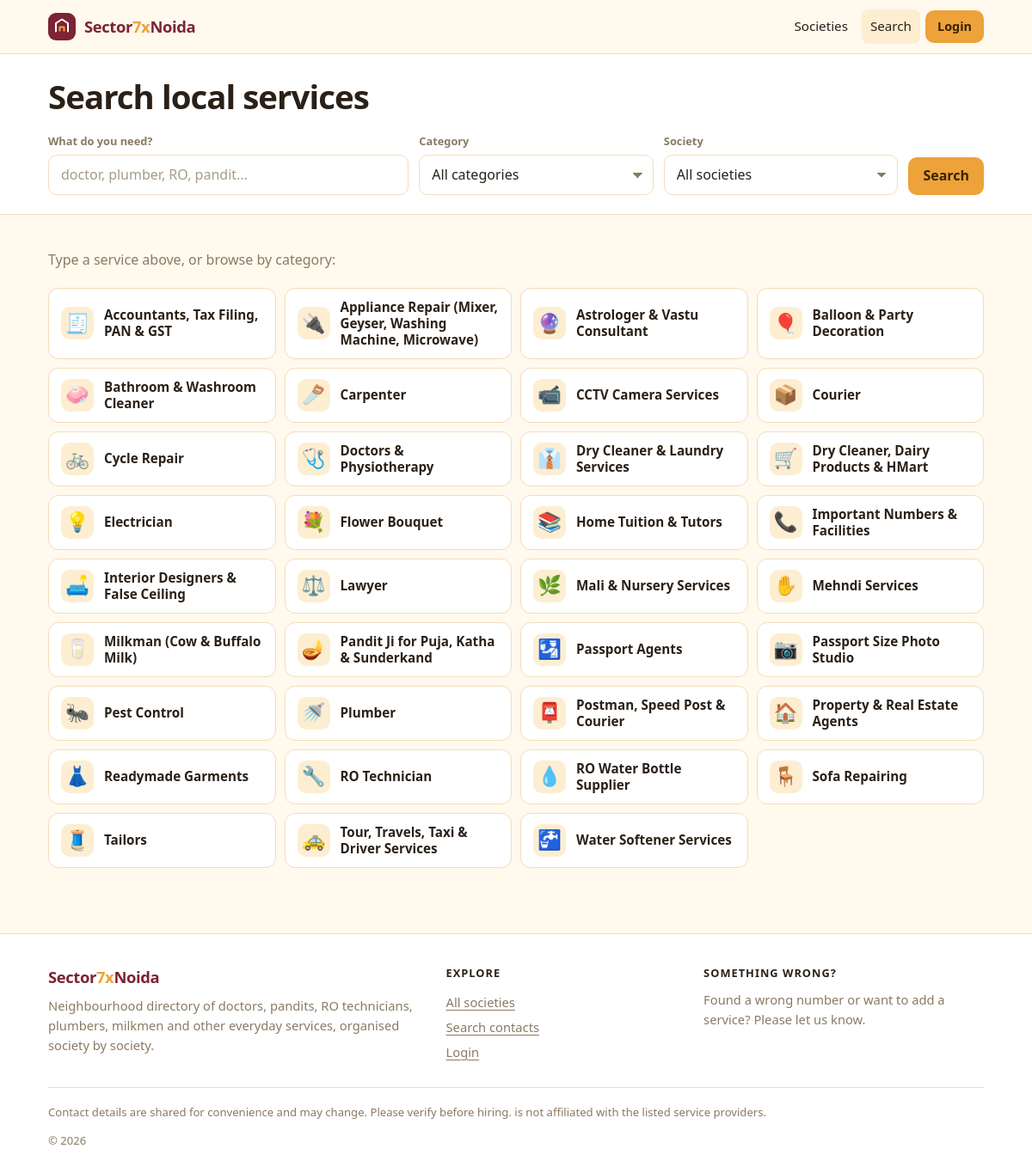
Screenshot of /search with the database file from the repository.
### tables this page shows
CREATE TABLE categories (
  id SMALLINT UNSIGNED NOT NULL AUTO_INCREMENT PRIMARY KEY,
  name VARCHAR(150) NOT NULL,
  slug VARCHAR(100) NOT NULL UNIQUE,
  icon VARCHAR(16) NOT NULL DEFAULT ''
);

### inc/bootstrap.php (called while the page is built, shortened)
<?php
function cfg(string $section, ?string $key = null, $default = null)
{
    $c = $GLOBALS['S7X_CFG'][$section] ?? null;
    if ($key === null) return $c ?? $default;
    return $c[$key] ?? $default;
}
function db(): PDO
{
    static $pdo = null;
    if ($pdo) return $pdo;
    $c = cfg('db');
    $dsn = sprintf('mysql:host=%s;dbname=%s;charset=%s', $c['host'], $c['name'], $c['charset']);
    $pdo = new PDO($dsn, $c['user'], $c['pass'], [
        PDO::ATTR_ERRMODE            => PDO::ERRMODE_EXCEPTION,
        PDO::ATTR_DEFAULT_FETCH_MODE => PDO::FETCH_ASSOC,
        PDO::ATTR_EMULATE_PREPARES   => false,
    ]);
    return $pdo;
}
function e($v): string
{
    return htmlspecialchars((string) $v, ENT_QUOTES | ENT_SUBSTITUTE, 'UTF-8');
}
function base_path(): string
{
    $b = rtrim(str_replace('\\', '/', dirname($_SERVER['SCRIPT_NAME'] ?? '')), '/');
    return $b === '.' ? '' : $b;
}
function url(string $path = '/'): string
{
    return base_path() . '/' . ltrim($path, '/');
}
function render(string $view, array $data = []): void
{
    $data += ['title' => cfg('site', 'name'), 'desc' => cfg('site', 'tagline'), 'canonical' => null, 'robots' => 'index,follow', 'jsonld' => []];
    extract($data, EXTR_SKIP);
    require S7X_ROOT . '/pages/' . $view . '.php';
    require S7X_ROOT . '/inc/layout.php';
}
    ?><!doctype html>

### pages/search.php (called while the page is built, shortened)
<?php
$q    = trim((string) ($_GET['q'] ?? ''));
$q    = mb_substr(preg_replace('/\s+/u', ' ', $q), 0, 80);
$categories = db()->query('SELECT id, name, slug, icon FROM categories ORDER BY name')->fetchAll();
$catId = null; $socId = null; $catRow = null; $socRow = null;
$searched = ($q !== '' || $catId || $socId);
$label = trim(($q !== '' ? '"' . $q . '"' : '') . ($catRow ? ($q !== '' ? ' in ' : '') . $catRow['name'] : '') . ($socRow ? ' - ' . $socRow['name'] : ''));
$title = $searched && $label !== '' ? $label . ' - Local contacts in Noida | ' . cfg('site', 'name') : 'Search local services in Noida | ' . cfg('site', 'name');
$desc  = $catRow ? 'Find ' . $catRow['name'] . ' contacts for Noida societies.' : 'Search doctors, pandit ji, RO technicians, plumbers and other local services for your Noida society.';
render('search_view', compact('q', 'cslug', 'sslug', 'societies', 'categories', 'results', 'phones', 'ratings', 'total', 'page', 'pages', 'searched', 'label', 'socRow', 'catRow') + [
    'title' => $title, 'desc' => $desc,
    'robots' => ($q !== '' || $socId) ? 'noindex,follow' : 'index,follow',
]);

### pages/search_view.php (the view, shortened to what this page needs)
<section class="page-head">
  <div class="wrap">
    <h1>Search local services</h1>
    <form class="filters" action="<?= e(url('/search')) ?>" method="get" role="search">
      <div class="f f-q">
        <label for="q">What do you need?</label>
        <input id="q" type="search" name="q" value="<?= e($q) ?>" placeholder="doctor, plumber, RO, pandit..." autocomplete="off">
      </div>
      <div class="f">
        <label for="c">Category</label>
        <select id="c" name="c">
          <option value="">All categories</option>
        </select>
      </div>
      <div class="f">
        <label for="s">Society</label>
        <select id="s" name="s">
          <option value="">All societies</option>
        </select>
      </div>
      <button class="btn btn-primary" type="submit">Search</button>
    </form>
  </div>
</section>
<div class="wrap listing">
<?php if (!$searched): ?>
  <p class="muted pad">Type a service above, or browse by category:</p>
  <div class="cat-grid">
    <?php foreach ($categories as $c): ?>
      <a class="cat" href="<?= e(url('/search?c=' . $c['slug'])) ?>"><span class="cat-ico" aria-hidden="true"><?= e($c['icon']) ?></span><span class="cat-name"><?= e($c['name']) ?></span></a>
    <?php endforeach; ?>
  </div>
<?php endif; ?>
</div>

### assets/style.css (style rules this page uses)
:root { --bg: #fff9ee; --surface: #ffffff; --soft: #fdeed2; --ink: #2a2017; --muted: #8a7a63; --line: #f3ddb9; --primary: #7c2335; --primary-ink: #ffffff; --primary-soft: #f6e2e2; --accent: #eda23a; --accent-ink: #3a2300; --wa: #168a47; --wa-soft: #e4f5ea; --call-soft: #fdeed2; --err: #b42318; --err-soft: #fdecea; --ok: #176b3a; --ok-soft: #e4f5ea; --shadow: 0 1px 2px rgba(58,34,30,.07), 0 8px 24px rgba(58,34,30,.08); --radius: 14px; --font: ui-sans-serif, system-ui, -apple-system, "Segoe UI", Roboto, "Noto Sans", "Noto Sans Devanagari", Arial, sans-serif; }
* { box-sizing: border-box; }
html { scroll-behavior: smooth; -webkit-text-size-adjust: 100%; }
body { margin: 0; background: var(--bg); color: var(--ink); font-family: var(--font); font-size: 16px; line-height: 1.55; }
a { color: var(--primary); text-underline-offset: 3px; }
h1, h2, h3, h4 { line-height: 1.2; margin: 0; letter-spacing: -.01em; }
p { margin: 0 0 .75rem; }
.wrap { width: 100%; max-width: 1120px; margin: 0 auto; padding: 0 16px; }
.muted { color: var(--muted); }
.pad { padding: 1rem 0 .5rem; }
.btn { display: inline-flex; align-items: center; justify-content: center; gap: 8px; border: 1px solid transparent; border-radius: 10px; padding: 10px 16px; font: inherit; font-weight: 600; text-decoration: none; cursor: pointer; line-height: 1.2; min-height: 44px; transition: transform .08s ease, background .15s ease, box-shadow .15s ease; }
.btn-primary { background: var(--accent); color: var(--accent-ink); }
input[type="search"], input[type="text"], input[type="tel"], select { width: 100%; min-height: 46px; padding: 10px 14px; border: 1.5px solid var(--line); border-radius: 10px; background: var(--surface); color: var(--ink); font: inherit; appearance: none; -webkit-appearance: none; }
select { background-image: linear-gradient(45deg, transparent 50%, var(--muted) 50%), linear-gradient(135deg, var(--muted) 50%, transparent 50%); background-position: calc(100% - 18px) 52%, calc(100% - 12px) 52%; background-size: 6px 6px, 6px 6px; background-repeat: no-repeat; padding-right: 34px; }
input::placeholder { color: color-mix(in srgb, var(--muted) 75%, transparent); }
.cat-grid { display: grid; grid-template-columns: repeat(auto-fill, minmax(230px, 1fr)); gap: 10px; }
.cat { display: flex; align-items: center; gap: 12px; padding: 12px 14px; background: var(--surface); border: 1px solid var(--line); border-radius: 12px; text-decoration: none; color: var(--ink); font-weight: 550; }
.cat-ico { font-size: 1.4rem; width: 38px; height: 38px; display: grid; place-items: center; background: var(--soft); border-radius: 10px; flex: none; }
.cat-name { flex: 1; line-height: 1.25; font-size: .95rem; }
.page-head { padding: 26px 0 0; border-bottom: 1px solid var(--line); background: var(--surface); }
.page-head h1 { font-size: clamp(1.7rem, 4vw, 2.4rem); letter-spacing: -.025em; margin-bottom: 6px; }
.listing { padding-top: 24px; padding-bottom: 56px; }
.filters { display: grid; grid-template-columns: 2fr 1.3fr 1.3fr auto; gap: 12px; align-items: end; padding: 14px 0 22px; }
.f label { display: block; font-size: .8rem; font-weight: 650; color: var(--muted); margin-bottom: 5px; }

### rows the page displays
categories: icon "🧾", name "Accountants, Tax Filing, PAN & GST"
categories: icon "🔌", name "Appliance Repair (Mixer, Geyser, Washing Machine, Microwave)"
categories: icon "🔮", name "Astrologer & Vastu Consultant"
categories: icon "🎈", name "Balloon & Party Decoration"
categories: icon "🧼", name "Bathroom & Washroom Cleaner"
categories: icon "🪚", name "Carpenter"
categories: icon "📹", name "CCTV Camera Services"
categories: icon "📦", name "Courier"
categories: icon "🚲", name "Cycle Repair"
categories: icon "🩺", name "Doctors & Physiotherapy"
categories: icon "👔", name "Dry Cleaner & Laundry Services"
categories: icon "🛒", name "Dry Cleaner, Dairy Products & HMart"
categories: icon "💡", name "Electrician"
categories: icon "💐", name "Flower Bouquet"
categories: icon "📚", name "Home Tuition & Tutors"
categories: icon "📞", name "Important Numbers & Facilities"
categories: icon "🛋️", name "Interior Designers & False Ceiling"
categories: icon "⚖️", name "Lawyer"
categories: icon "🌿", name "Mali & Nursery Services"
categories: icon "✋", name "Mehndi Services"
categories: icon "🥛", name "Milkman (Cow & Buffalo Milk)"
categories: icon "🪔", name "Pandit Ji for Puja, Katha & Sunderkand"
categories: icon "🛂", name "Passport Agents"
categories: icon "📷", name "Passport Size Photo Studio"
categories: icon "🐜", name "Pest Control"
categories: icon "🚿", name "Plumber"
categories: icon "📮", name "Postman, Speed Post & Courier"
categories: icon "🏠", name "Property & Real Estate Agents"
categories: icon "👗", name "Readymade Garments"
categories: icon "🔧", name "RO Technician"
categories: icon "💧", name "RO Water Bottle Supplier"
categories: icon "🪑", name "Sofa Repairing"
categories: icon "🧵", name "Tailors"
categories: icon "🚕", name "Tour, Travels, Taxi & Driver Services"
categories: icon "🚰", name "Water Softener Services"
